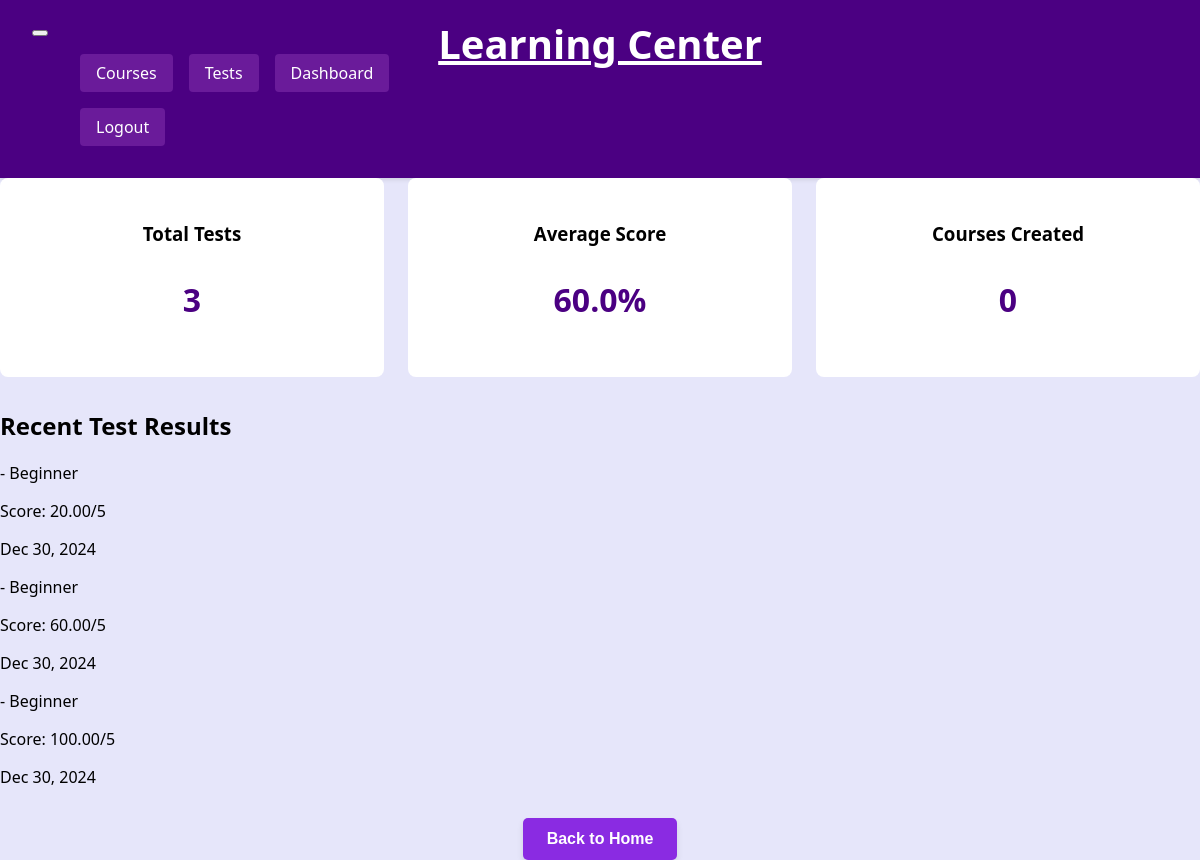
The app's page /dashboard/ (signed in) with its own data.
### courses/models.py (models this page shows, shortened)
class TestResult(models.Model):
    LEVELS = [
        ('beginner', 'Beginner'),
        ('intermediate', 'Intermediate'),
        ('advanced', 'Advanced')
    ]
    user = models.ForeignKey(User, on_delete=models.CASCADE)
    topic = models.CharField(max_length=100)
    level = models.CharField(max_length=20, choices=LEVELS, default='beginner')  # Changed from integer to CharField
    score = models.DecimalField(max_digits=5, decimal_places=2)
    total_questions = models.IntegerField()
    correct_answers = models.IntegerField()
    completed_at = models.DateTimeField(auto_now_add=True)
    class Meta:
        ordering = ['-completed_at']

### courses/views.py (the view)
# urls.py: path('dashboard/', views.dashboard, name='dashboard'),
@login_required
def dashboard(request):
    user_stats = {
        'total_tests': TestResult.objects.filter(user=request.user).count(),
        'avg_score': TestResult.objects.filter(user=request.user).aggregate(Avg('score'))['score__avg'] or 0,
        'courses_created': Course.objects.filter(author=request.user).count(),
        'courses_enrolled': Course.objects.filter(students=request.user).count(),
        'recent_results': TestResult.objects.filter(user=request.user).order_by('-completed_at')[:5]
    }
    return render(request, 'courses/dashboard.html', {'stats': user_stats})

### courses/context_processors.py (called while the page is built)
def user_stats(request):
    if request.user.is_authenticated:
        return {
            'total_courses': Course.objects.filter(author=request.user).count(),
            'total_tests': TestResult.objects.filter(user=request.user).count(),
        }
    return {}

### courses/templates/courses/dashboard.html
{% extends 'courses/base.html' %}
{% block content %}
<div class="dashboard">
    <div class="stats-grid">
        <div class="stat-card">
            <h3>Total Tests</h3>
            <p class="stat-value">{{ stats.total_tests }}</p>
        </div>
        <div class="stat-card">
            <h3>Average Score</h3>
            <p class="stat-value">{{ stats.avg_score|floatformat:1 }}%</p>
        </div>
        <div class="stat-card">
            <h3>Courses Created</h3>
            <p class="stat-value">{{ stats.courses_created }}</p>
        </div>
    </div>
    <div class="recent-activity">
        <h2>Recent Test Results</h2>
        {% for result in stats.recent_results %}
            <div class="activity-card">
                <p>{{ result.get_topic_display }} - {{ result.get_level_display }}</p>
                <p class="score">Score: {{ result.score }}/5</p>
                <p class="date">{{ result.completed_at|date:"M d, Y" }}</p>
            </div>
        {% endfor %}
    </div>
</div>
{% endblock %}

### courses/static/courses/style.css (style rules this page uses)
:root { --primary-light: #e6e6fa; --primary-dark: #4b0082; --accent-light: #f8f8ff; --accent-dark: #2b0047; --text-light: #ffffff; --text-dark: #000000; --success: #28a745; --warning: #ffc107; --danger: #dc3545; --nav-button: #6a1b9a; }
body { background-color: var(--primary-light); color: var(--text-dark); font-family: 'Segoe UI', Tahoma, Geneva, Verdana, sans-serif; margin: 0; padding: 0; }
.stats-grid { display: grid; grid-template-columns: repeat(auto-fit, minmax(250px, 1fr)); gap: 1.5rem; margin-bottom: 2rem; }
.stat-card { background-color: var(--text-light); padding: 1.5rem; border-radius: 8px; text-align: center; }
.stat-value { color: var(--primary-dark); font-size: 2rem; font-weight: bold; }

### records on screen
TestResult: level "Beginner", score "20.00", completed_at "Dec 30, 2024"
TestResult: level "Beginner", score "60.00", completed_at "Dec 30, 2024"
TestResult: level "Beginner", score "100.00", completed_at "Dec 30, 2024"

### other values on screen
{{ stats.total_tests }} "3"
{{ stats.avg_score|floatformat:1 }} "60.0"
{{ stats.courses_created }} "0"
